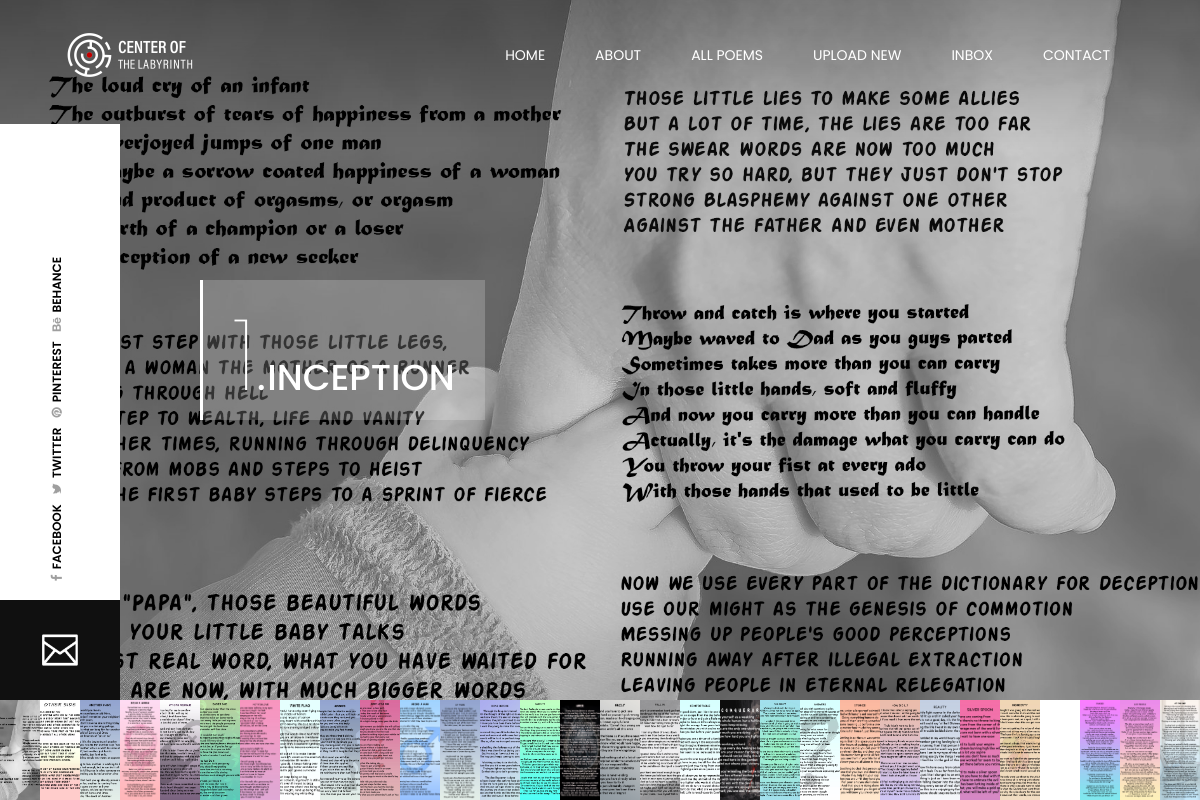
The page / on the database its author committed.
### base/models.py (models this page shows, shortened)
class Poems(models.Model):
    title = models.CharField(max_length=200)
    description = models.TextField(null=True, blank=True)
    created = models.DateTimeField(auto_now_add=True)
    id = models.UUIDField(default=uuid.uuid4, primary_key = True, unique = True, editable=False)
    featured_image = models.ImageField(null=True, blank=True, default="default.jpg")
    index = models.IntegerField(null=True, blank=True)
    class Meta:
        ordering = ['index']

### base/views.py (the view)
# urls.py: path("", views.poems, name="poems"),
def poems(request):
    page = 'poems'
    poems = Poems.objects.all()
    context = {"poems":poems, 'page': page}
    return render(request, "base/poems.html", context)

### base/templates/base/poems.html (shortened to what this page needs)
{% extends 'main.html' %}
{% block content %}
<section class="welcome-area">
    <div class="carousel h-100 slide" data-ride="carousel" id="welcomeSlider">
        <div class="carousel-inner h-100">
            {% for poem in poems %}
            {% if forloop.first %}
            <div class="carousel-item h-100 bg-img active" style="background-image: url({{poem.featured_image.url}});">
                <a href="{% url 'poem' poem.id %}">
                <div class="carousel-content h-100">
                    <div class="slide-text">
                        <span>{{poem.index}}.</span>
                        <h2> {{poem.title}}</h2>
                    </div>
                </div>
                </a>
            </div>
            {% endif %}
            {% endfor %}
        </div>
        <ol class="carousel-indicators">
            {% for poem in poems %}
            {% if forloop.first %}
            <li data-target="#welcomeSlider" data-slide-to="0" class="active bg-img" style="background-image: url({{poem.featured_image.url}});"></li>
            {% else %}
            <li data-target="#welcomeSlider" data-slide-to="{{poem.index|add:'-1'}}" class="bg-img" style="background-image: url({{poem.featured_image.url}});"></li>
            {% endif %}
            {% endfor %}
        </ol>
    </div>
</section>
{% endblock %}

### templates/main.html (shortened to what this page needs)
{% load static %}
<!DOCTYPE html>
<html lang="en">
<head>
    <link rel="stylesheet" href="{% static 'css/core-style.css' %}">
    <link rel="stylesheet" href="{% static 'css/style.css' %}">
    <link href="{% static 'css/responsive.css' %}" rel="stylesheet">
</head>
<body>
    {% include 'nav2.html' %}
    {% include 'social.html' %}
    {% block content %}{% endblock %}
</body>
</html>

### templates/nav2.html (shortened to what this page needs)
{% load static %}
<div class="gradient-background-overlay"></div>
{% if page == 'poems' %}
<header class="header-area">
{% else %}
<header class="header-area bg-img" style="background-image: url({% static 'img/bg-img/14.jpg' %});">
{% endif %}
    <div class="container-fluid h-100">
        <div class="row h-100 align-items-center">
            <div class="col-12 h-100">
                <div class="main-menu h-100">
                    <nav class="navbar h-100 navbar-expand-lg">
                        <a class="navbar-brand" href="{% url 'poems' %}"><img src="{% static 'img/core-img/logo.png' %}" alt="Logo"></a>
                        <div class="collapse navbar-collapse" id="studioMenu">
                            <ul class="navbar-nav ml-auto">
                                <li class="nav-item active">
                                    <a class="nav-link" href="{% url 'poems' %}">Home <span class="sr-only">(current)</span></a>
                                </li>
                                <li class="nav-item">
                                    <a class="nav-link" href="{% url 'about' %}">About</a>
                                </li>
                                <li class="nav-item">
                                    <a class="nav-link" href="{% url 'allpoems' %}">All poems</a>
                                </li>
                                <li class="nav-item">
                                    <a class="nav-link" href="{% url 'create' %}">Upload new</a>
                                </li>
                                <li class="nav-item">
                                    <a class="nav-link" href="{% url 'inbox' %}">Inbox</a>
                                </li>
                                <li class="nav-item">
                                    <a class="nav-link" href="{% url 'contact' %}">contact</a>
                                </li>
                            </ul>
                        </div>
                    </nav>
                </div>
            </div>
        </div>
    </div>
</header>

### templates/social.html (shortened to what this page needs)
{% load static %}
    {% if page == 'poems' %}
    <div class="social-sidebar-area bg-white">
        <div class="social-info-area">
            <a href="https://www.facebook.com/ajibade.yaqoobadebare" data-toggle="tooltip" data-placement="right" title="Facebook"><i class="fa fa-facebook" aria-hidden="true"></i> <span>Facebook</span></a>
            <a href="https://twitter.com/AdebareYakub" data-toggle="tooltip" data-placement="right" title="Twitter"><i class="fa fa-twitter" aria-hidden="true"></i> <span>Twitter</span></a>
            <a href="#" data-toggle="tooltip" data-placement="right" title="Pinterest"><i class="fa fa-pinterest" aria-hidden="true"></i> <span>Pinterest</span></a>
            <a href="#" data-toggle="tooltip" data-placement="right" title="Behance"><i class="fa fa-behance" aria-hidden="true"></i> <span>Behance</span></a>
        </div>
        <div class="message-box">
            <a href="{% url 'contact' %}" data-toggle="moda" data-target="contact-modal-lg"><img src="{% static 'img/core-img/envelope.png' %}" alt=""></a>
        </div>
    </div>
    {% endif %}

### rows shown on the page
Poems: featured_image (picture), index "1", title "INCEPTION"
Poems: featured_image (picture)
Poems: featured_image (picture)
Poems: featured_image (picture)
Poems: featured_image (picture)
Poems: featured_image (picture)
Poems: featured_image (picture)
Poems: featured_image (picture)
Poems: featured_image (picture)
Poems: featured_image (picture)
Poems: featured_image (picture)
Poems: featured_image (picture)
Poems: featured_image (picture)
Poems: featured_image (picture)
Poems: featured_image (picture)
Poems: featured_image (picture)
Poems: featured_image (picture)
Poems: featured_image (picture)
Poems: featured_image (picture)
Poems: featured_image (picture)
Poems: featured_image (picture)
Poems: featured_image (picture)
Poems: featured_image (picture)
Poems: featured_image (picture)
Poems: featured_image (picture)
Poems: featured_image (picture)
Poems: featured_image (picture)
Poems: featured_image (picture)
Poems: featured_image (picture)
